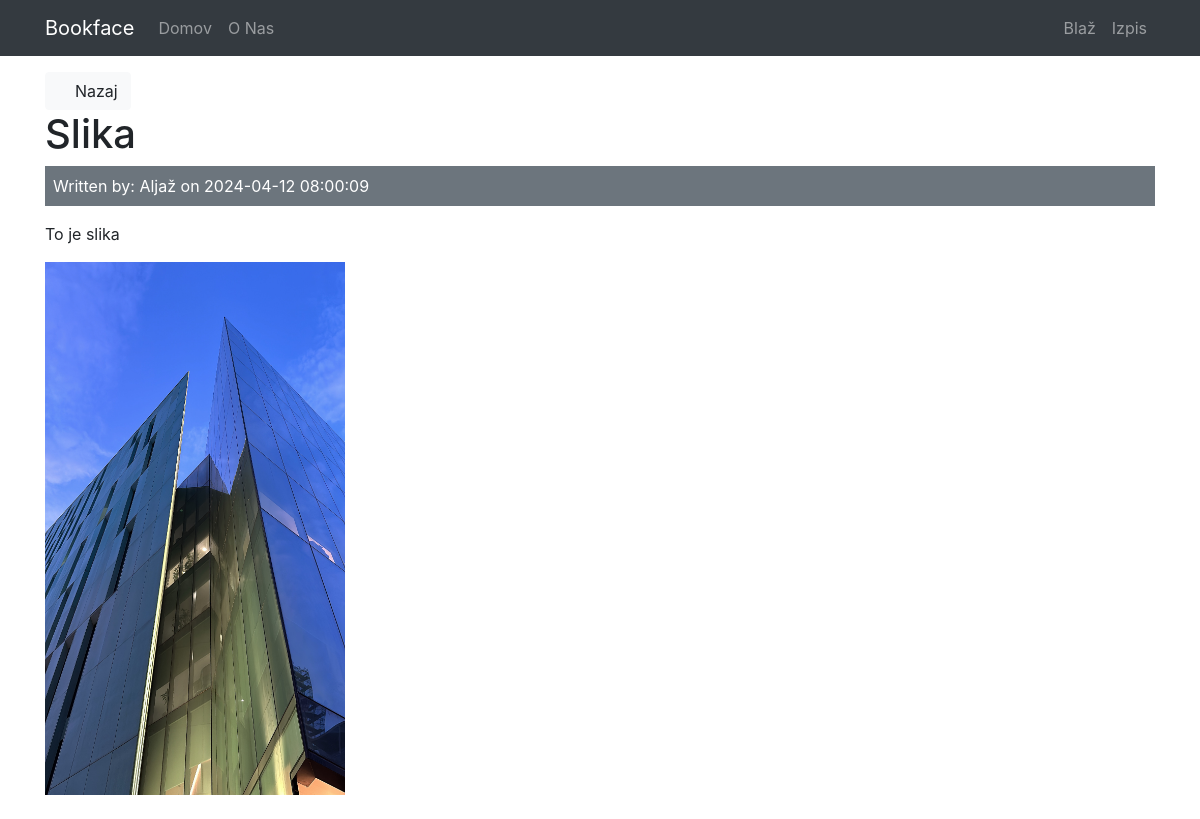
/posts/show/35 (signed in), run on the app's committed database.
### tables this page shows
CREATE TABLE `posts` (
  `id` int(11) NOT NULL,
  `user_id` int(11) NOT NULL,
  `title` varchar(255) NOT NULL,
  `body` text NOT NULL,
  `created_at` datetime NOT NULL DEFAULT current_timestamp(),
  `image_path` varchar(255) DEFAULT NULL
);

CREATE TABLE `users` (
  `id` int(11) NOT NULL,
  `name` varchar(255) NOT NULL,
  `email` varchar(255) NOT NULL,
  `password` varchar(255) NOT NULL,
  `created_at` datetime NOT NULL DEFAULT current_timestamp(),
  `role` varchar(255) NOT NULL DEFAULT 'user'
);

### app/controllers/Posts.php (called while the page is built, shortened)
<?php
     class Posts extends Controller {
          private $postModel;
          public function __construct(){
               $this->postModel = $this->model('Post');
          }
          public function show($id){
               $post = $this->postModel->getPostById($id);
               $data = [
                    'post' => $post,
               ];
               $this->view('posts/show', $data);
          }
     }

### app/libraries/Core.php (called while the page is built, shortened)
<?php
  class Core {
    protected $currentMethod = 'index';
    public function __construct(){
      $url = $this->getUrl();
      if(file_exists('../app/controllers/' . ucwords($url[0]). '.php')){
        unset($url[0]);
      }
      $this->currentController = new $this->currentController;
      if(isset($url[1])){
        if(method_exists($this->currentController, $url[1])){
          $this->currentMethod = $url[1];
          unset($url[1]);
        }
      }
      $this->params = $url ? array_values($url) : [];
      call_user_func_array([$this->currentController, $this->currentMethod], $this->params);
    }
    public function getUrl(){
      if(isset($_GET['url'])){
        $url = rtrim($_GET['url'], '/');
        $url = filter_var($url, FILTER_SANITIZE_URL);
        $url = explode('/', $url);
        return $url;
      }
    }
  }

### public/index.php (called while the page is built, shortened)
<?php
  $init = new Core;

### app/libraries/Database.php (called while the page is built, shortened)
<?php
     class Database {
          private $host = DB_HOST;
          private $user = DB_USER;
          private $pass = DB_PASS;
          private $dbname = DB_NAME;
          private $dbh;
          private $stmt;
          public function __construct()
          {
               $dsn = 'mysql:host=' . $this->host . ';dbname=' . $this->dbname;
               $options = array(
                    PDO::ATTR_PERSISTENT => true,
                    PDO::ATTR_ERRMODE => PDO::ERRMODE_EXCEPTION
               );
               try{
                    $this->dbh = new PDO($dsn, $this->user, $this->pass, $options);
               } catch(PDOException $e){
                    $this->error = $e->getMessage();
                    echo $this->error;
               }
          }
          public function query($sql){
               $this->stmt = $this->dbh->prepare($sql);
          }
          public function bind($param, $value, $type = NULL){
               if(is_null($type)){
                    switch(true){
                         default:
                              $type = PDO::PARAM_STR;
                         }
               }
               $this->stmt->bindValue($param,$value,$type);
          }
          public function execute(){
               return $this->stmt->execute();
          }
          public function single(){
               $this->execute();
               return $this->stmt->fetch(PDO::FETCH_OBJ);
          }
     }

### app/models/Post.php (called while the page is built, shortened)
<?php
     class Post {
          private $db;
          public function __construct(){
               $this->db = new Database;
          }
          public function getPostById($id){
               $this->db->query('SELECT
               p.id AS id,
               u.id as user_id,
               u.name as author,
               p.title,
               p.body,
               p.image_path,
               p.created_at
               FROM `posts` p
               LEFT JOIN `users` u ON p.user_id = u.id
               WHERE p.id= :id');
               $this->db->bind(':id', $id);
               $row = $this->db->single();
               return $row;
          }
     }

### app/views/posts/show.php (the view, shortened to what this page needs)
<?php require APPROOT . '/views/inc/header.php'; ?>
<a href="<?php echo URLROOT; ?>/posts" class="btn btn-light"><i class="fa fa-backward"></i> Nazaj</a>
<br>
<h1><?php echo $data['post']->title; ?></h1>
     <div class="bg-secondary text-white p-2 mb-3">
          Written by: <?php echo $data['post']->author; ?> on <?php echo $data['post']->created_at; ?>
     </div>
     <p>
          <?php echo $data['post']->body; ?>
</p>
<p>
<?php if (!empty($data['post']->image_path)) : ?>
                    <img src="<?php echo URLROOT . '/public/img/' . $data['post']->image_path; ?>" class="img-fluid mb-2" alt="Post Image" width="300" height="200">
               <?php endif; ?>
</p>
<?php require APPROOT . '/views/inc/footer.php'; ?>

### data on the page
posts: title "Slika", user.name "Aljaž", created_at "2024-04-12 08:00:09", body "To je slika", image_path (picture)

### other printed values
SITENAME "Bookface"
$_SESSION['user_name'] "Blaž"
